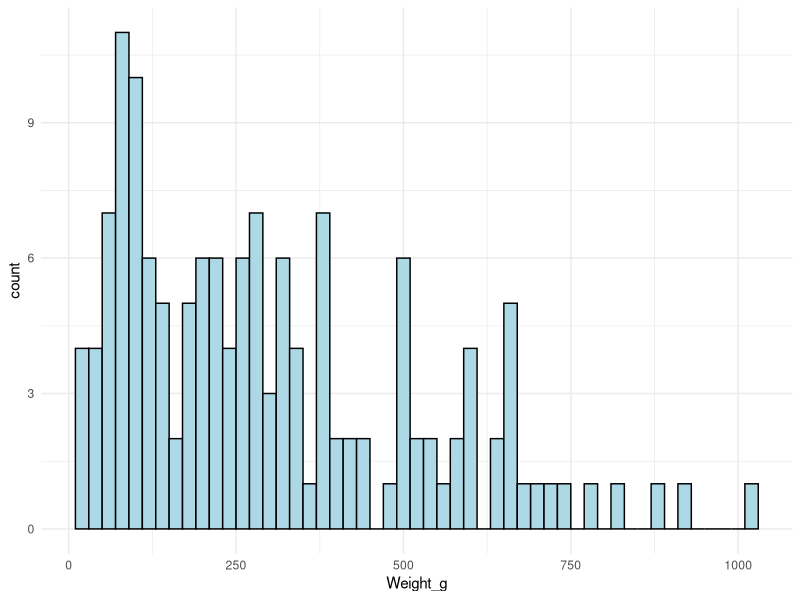
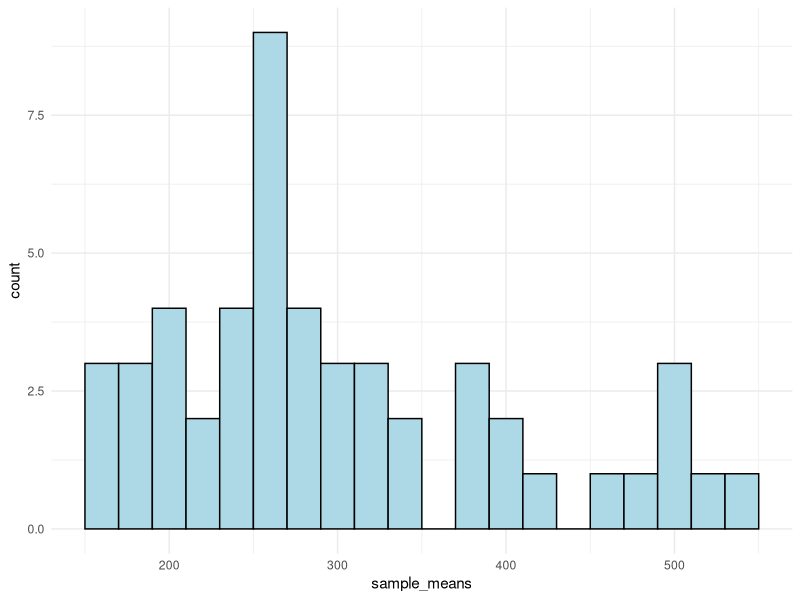
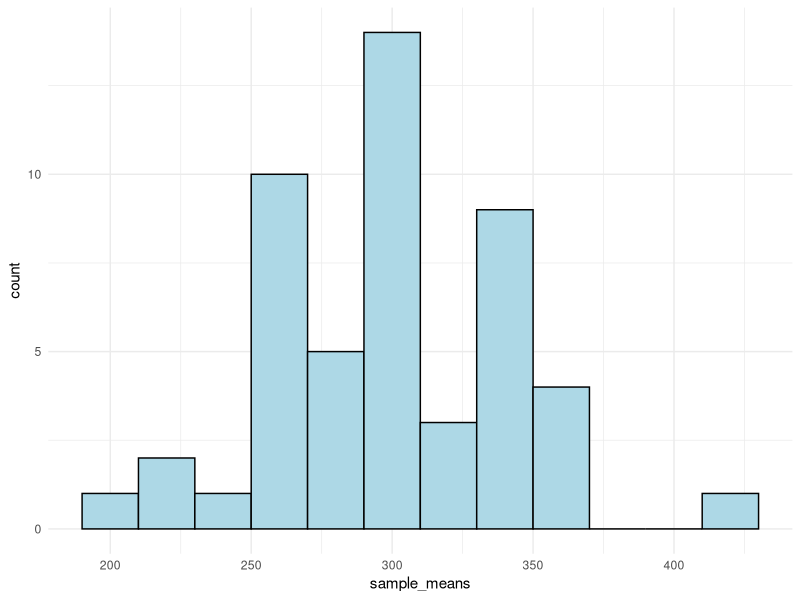

The R script that drew these images, in order:
## ---- chunk 1
s <- 46
n <- 10
se <- s/sqrt(n)
se
## ---- chunk 2
mu <- 300
sigma <- 50
1 - pnorm(320, mu, sigma)
## ---- chunk 3
mu <- 300
sigma <- 50
n <- 10
1 - pnorm(320, mu, sigma/sqrt(n))

## ---- chunk 4
library(ggplot2)
carrots <- read.csv("data/Carrot_weights.csv")

mean(carrots$Weight_g)
sd(carrots$Weight_g)

ggplot(carrots, aes(x=Weight_g)) + 
  geom_histogram(binwidth = 20, fill = "lightblue", color = "black") + 
  theme_minimal()

## ---- chunk 5
set.seed(1)
n <- 4
n_samples <- 50
sample_means <- rep(NA, n_samples)
for (i in 1:n_samples) {
  sample_means[i] <- mean(sample(carrots$Weight_g, n))
}

mean(sample_means)
sd(sample_means)

ggplot() + 
  geom_histogram(aes(x=sample_means), binwidth = 20, fill = "lightblue", color = "black") + 
  theme_minimal()

## ---- chunk 6
set.seed(1)
n <- 16
n_samples <- 50
sample_means <- rep(NA, n_samples)
for (i in 1:n_samples) {
  sample_means[i] <- mean(sample(carrots$Weight_g, n))
}

mean(sample_means)
sd(sample_means)

ggplot() + 
  geom_histogram(aes(x=sample_means), binwidth = 20, fill = "lightblue", color = "black") + 
  theme_minimal()
